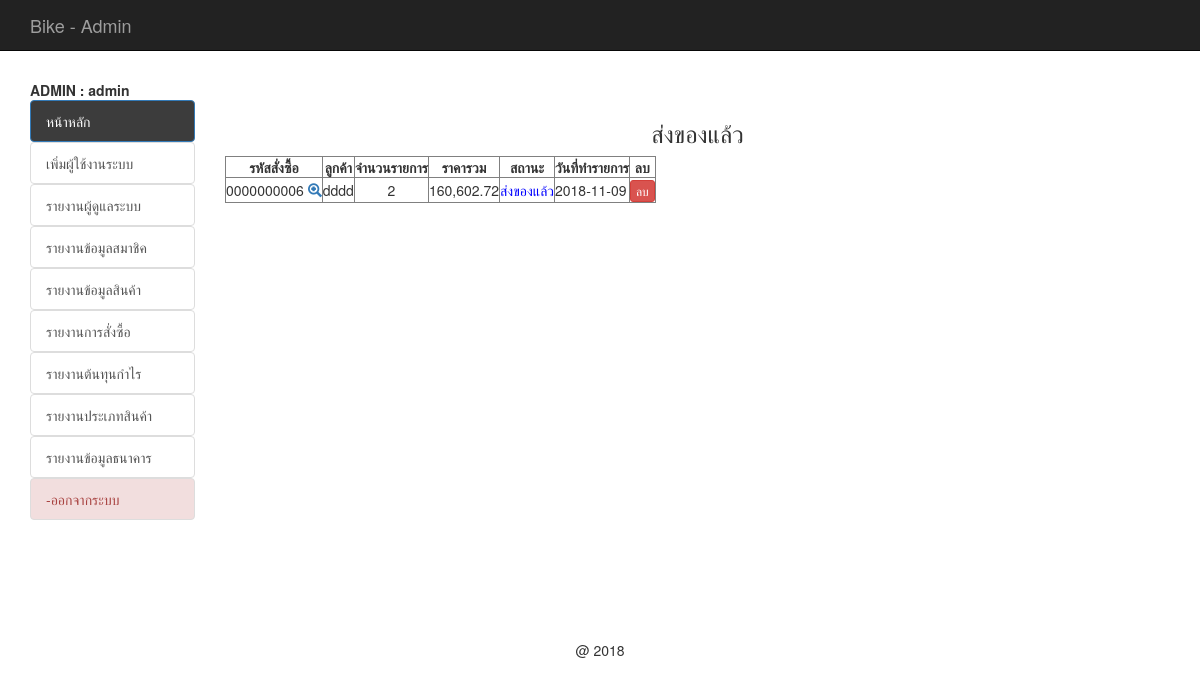
/backend/index.php?act=show-post (signed in), run on the app's committed database.
### tables this page shows
CREATE TABLE `tbl_order` (
  `order_id` int(10) UNSIGNED ZEROFILL NOT NULL,
  `mem_id` int(11) NOT NULL,
  `name` varchar(100) NOT NULL,
  `address` varchar(500) NOT NULL,
  `email` varchar(100) NOT NULL,
  `phone` varchar(10) NOT NULL,
  `order_status` int(1) NOT NULL,
  `pay_slip` varchar(200) DEFAULT NULL,
  `b_name` varchar(100) DEFAULT NULL,
  `b_number` varchar(200) DEFAULT NULL,
  `pay_date` date DEFAULT NULL,
  `pay_amount` float(10,2) DEFAULT NULL,
  `postcode` varchar(30) DEFAULT NULL,
  `order_date` date NOT NULL
);

### backend/mm.php (called while the page is built, shortened)
<?php require_once('../Connections/condb.php'); ?>
<?php
if (!function_exists("GetSQLValueString")) {
function GetSQLValueString($theValue, $theType, $theDefinedValue = "", $theNotDefinedValue = "")
{
  $theValue = function_exists("mysql_real_escape_string") ? mysql_real_escape_string($theValue) : mysql_escape_string($theValue);
  switch ($theType) {
    case "text":
      $theValue = ($theValue != "") ? "'" . $theValue . "'" : "NULL";
      break;
    case "long":
    case "int":
      $theValue = ($theValue != "") ? intval($theValue) : "NULL";
      break;
  }
  return $theValue;
}
}
$colname_mm = "-1";
if (isset($_SESSION['MM_admin'])) {
  $colname_mm = $_SESSION['MM_admin'];
}
$query_mm = sprintf("SELECT * FROM tbl_admin WHERE admin_user = %s", GetSQLValueString($colname_mm, "text"));
$mm = mysql_query($query_mm, $condb) or die(mysql_error());
$row_mm = mysql_fetch_assoc($mm);
?>

### backend/show_cart_post.php (the view, shortened to what this page needs)
<?php require_once('../Connections/condb.php'); ?>
<?php
$query_mycart = sprintf("SELECT o.order_id as oid, o.mem_id, o.order_status, o.order_date, o.name , d.order_id , count(d.order_id) as coid , SUM(d.total) as ctotal FROM tbl_order as o, tbl_order_detail as d WHERE o.order_id = d.order_id AND o.order_status = 3 GROUP BY o.order_id ORDER BY o.order_id DESC " , GetSQLValueString($colname_mycart , "int"));
$mycart = mysql_query($query_mycart , $condb) or die(mysql_error());
$row_mycart = mysql_fetch_assoc($mycart);
$totalRows_mycart = mysql_num_rows($mycart);
?>
<h3 align="center">ส่งของแล้ว</h3>
<table id="example" class="display" cellspacing="0" border="1">
	<thead>
		<tr>
			<th>รหัสสั่งซื้อ</th>
			<th>ลูกค้า</th>
			<th>จำนวนรายการ</th>
			<th>ราคารวม</th>
			<th>สถานะ</th>
			<th>วันที่ทำรายการ</th>
			<th> <center> ลบ </center></th>
		</tr>
	</thead>
	<?php if ($totalRows_mycart > 0) { ?>
		<?php do { ?>
			<tr>
				<td>
					<?php echo $row_mycart['oid'];?>
					<span id="hp">
						<a href="index.php?order_id=<?php echo $row_mycart['oid'];?>&act=show-order">
							<span class="glyphicon glyphicon-zoom-in"></span>
						</a>
					</span>
				</td>
				<td align="center">
					<?php echo $row_mycart['name'];?>
				</td>
				<td align="center">
					<?php echo $row_mycart['coid'];?>
				</td>
				<td align="center">
					<?php echo number_format($row_mycart['ctotal'],2);?>
				</td>
				<td align="center">
					<font color="red">
						<?php $status = $row_mycart['order_status'];
						include('status.php');
						?>
					</font>
				</td>
				<td> <?php echo $row_mycart['order_date'];?></td>
				<td><center>
					<a href="del_order.php?order_id=<?php echo $row_mycart['oid'];?>&order_status=5" class="btn btn-danger btn-xs" onClick="return confirm('ยืนยันการลบ');">
					ลบ </a></center>
				</td>
			</tr>
		<?php } while ($row_mycart = mysql_fetch_assoc($mycart)); ?>
	</table>
	<?php
}
?>

### backend/menu.php (shortened to what this page needs)
<?php include('mm.php');?>
<b id="hp">  ADMIN : <?php echo $row_mm['admin_name'];?></b>
<br />
<ul class="list-group list-group-flush" id="hp">
	<il><a href="index.php" class="list-group-item active"  style="background-color: #3c3c3c">หน้าหลัก</a></il>
	<?php
	if ($row_mm['status'] == 'admin') { ?>
		<il><a href="adduser_admin.php" class="list-group-item">เพิ่มผู้ใช้งานระบบ</a></il>
		<il><a href="list_admin.php" class="list-group-item">รายงานผู้ดูแลระบบ</a></il>
		<il><a href="list_member.php" class="list-group-item">รายงานข้อมูลสมาชิค</a></il>
		<il><a href="report_all_prd.php?all=all" class="list-group-item">รายงานข้อมูลสินค้า</a></il>
		<il><a href="report_order.php" class="list-group-item">รายงานการสั่งซื้อ</a></il>
		<il><a href="report_best.php" class="list-group-item">รายงานต้นทุนกำไร</a></il>
		<il><a href="report_all_type.php" class="list-group-item">รายงานประเภทสินค้า</a></il>
		<il><a href="report_all_bank.php" class="list-group-item">รายงานข้อมูลธนาคาร</a></il>
		<il><a href="logout_admin.php" class="list-group-item list-group-item-danger">-ออกจากระบบ</a></il>
<?php } ?>
</ul>

### backend/status.php
<?php
if ($status == 1) {
	echo "<font color='red'>";
	echo "รอชำระเงิน";
	echo "</font>";
}elseif ($status == 4) {
	echo "<font color='green'>";
	echo "ชำระเงินแล้ว";
	echo "</font>";
}elseif ($status == 3) {
	echo "<font color='blue'>";
	echo "ส่งของแล้ว";
	echo "</font>";
}elseif ($status == 2) {
	echo "<font color='#E7AE0A'>";
	echo "รอตรวจสอบ";
	echo "</font>";
}elseif ($status == 5) {
	echo "<font color='#F54823'>";
	echo "ยกเลิกคำสั่งซื้อ";
	echo "</font>";
}
?>

### css/style.css (style rules this page uses)
th { text-align:center; }

### data on the page
tbl_order: order_id "0000000006", name "dddd", coid "2", ctotal "160,602.72", order_status "ส่งของแล้ว", order_date "2018-11-09"

### other printed values
$row_mm['admin_name'] "admin"
